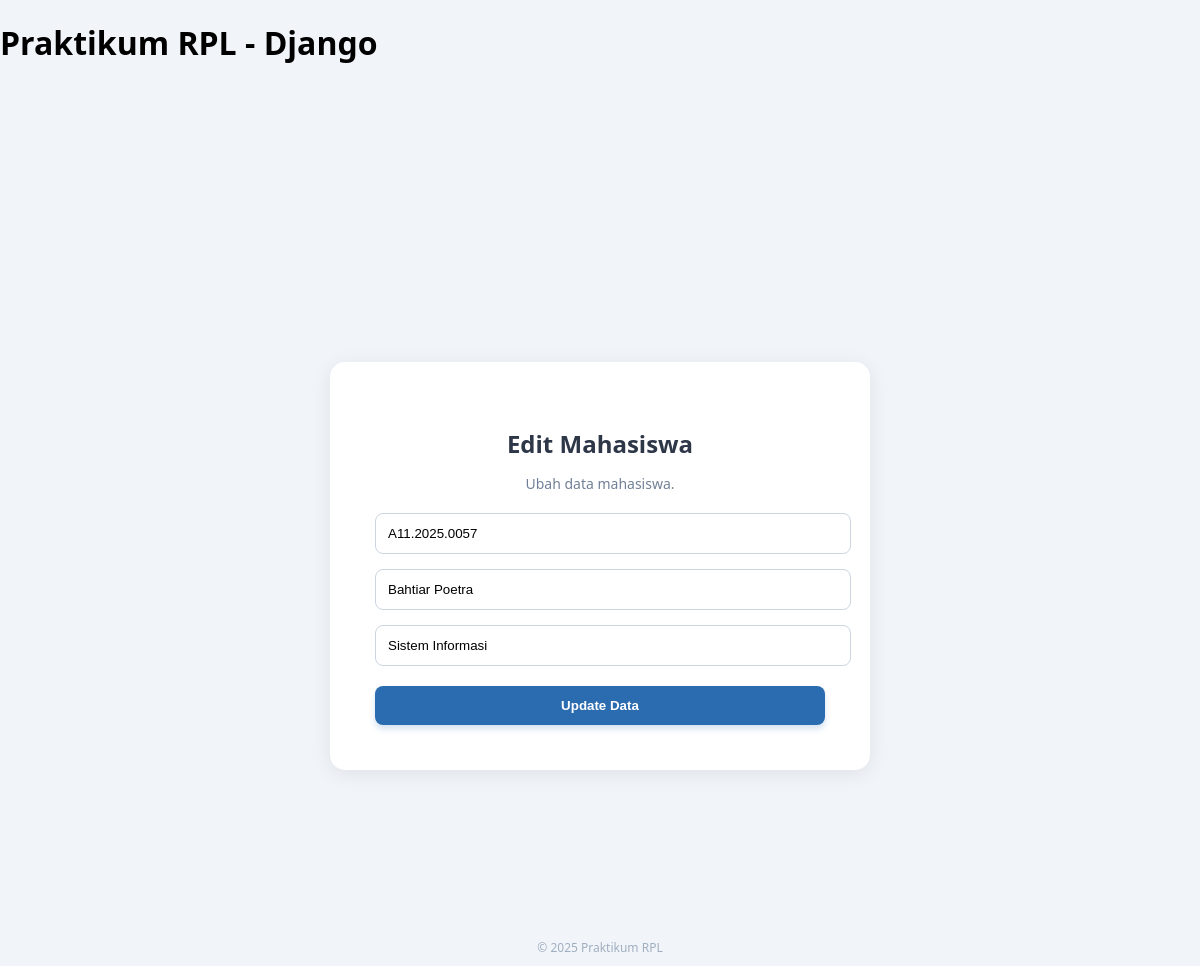
The app's page /mahasiswa/edit/4/ (signed in) with its own data.
### mahasiswa/models.py (models this page shows)
class Mahasiswa(models.Model):
    nim = models.CharField(max_length=15, unique=True)
    nama = models.CharField(max_length=100)
    programstudi = models.CharField(max_length=50)

### mahasiswa/views.py (the view)
# urls.py: path('edit/<int:id>/', views.edit_mahasiswa, name='edit_mahasiswa'),
@login_required(login_url='/accounts/login/')
def edit_mahasiswa(request, id):
    mhs = Mahasiswa.objects.get(id=id)
    if request.method == 'POST':
        mhs.nim = request.POST['nim']
        mhs.nama = request.POST['nama']
        mhs.programstudi = request.POST['programstudi']
        mhs.save()
        return redirect('daftar_mahasiswa')
    return render(request, 'mahasiswa/edit.html', {'mhs': mhs})

### mahasiswa/templates/mahasiswa/edit.html (shortened to what this page needs)
{% extends 'mahasiswa/base.html' %}
{% block content %}
<div class="main-wrapper">
    <div class="custom-card">
        <h2 class="title-text">Edit Mahasiswa</h2>
        <p class="desc-text">
            Ubah data mahasiswa.
        </p>
        <form method="post">
            <div style="margin-bottom:15px;">
                <input type="text"
                       name="nim"
                       value="{{ mhs.nim }}"
                       style="width:100%; padding:12px; border-radius:8px; border:1px solid #cbd5e0;">
            </div>
            <div style="margin-bottom:15px;">
                <input type="text"
                       name="nama"
                       value="{{ mhs.nama }}"
                       style="width:100%; padding:12px; border-radius:8px; border:1px solid #cbd5e0;">
            </div>
            <div style="margin-bottom:20px;">
                <input type="text"
                       name="programstudi"
                       value="{{ mhs.programstudi }}"
                       style="width:100%; padding:12px; border-radius:8px; border:1px solid #cbd5e0;">
            </div>
            <button type="submit" class="btn-blue" style="width:100%;">
                Update Data
            </button>
        </form>
    </div>
</div>
{% endblock %}

### mahasiswa/static/mahasiswa/css/style.css (style rules this page uses)
body { background-color: #f1f5f9 !important; margin: 0; font-family: 'Segoe UI', Tahoma, Geneva, Verdana, sans-serif; }
.main-wrapper { min-height: 100vh; display: flex; align-items: center; justify-content: center; padding-top: 80px; }
.custom-card { background: white; border-radius: 15px; box-shadow: 0 4px 20px rgba(0,0,0,0.08); padding: 45px; width: 100%; max-width: 450px; border: none; text-align: center; }
.title-text { font-weight: bold; color: #2d3748; margin-bottom: 10px; }
.desc-text { font-size: 14px; color: #718096; margin-bottom: 20px; }
.btn-blue { background-color: #2b6cb0 !important; color: #ffffff !important; border: none; padding: 12px 20px; border-radius: 8px; font-weight: 600; text-decoration: none; display: flex; align-items: center; justify-content: center; transition: all 0.3s ease; box-shadow: 0 4px 6px rgba(43, 108, 176, 0.2); }

### records on screen
Mahasiswa: nim "A11.2025.0057", nama "Bahtiar Poetra", programstudi "Sistem Informasi"
